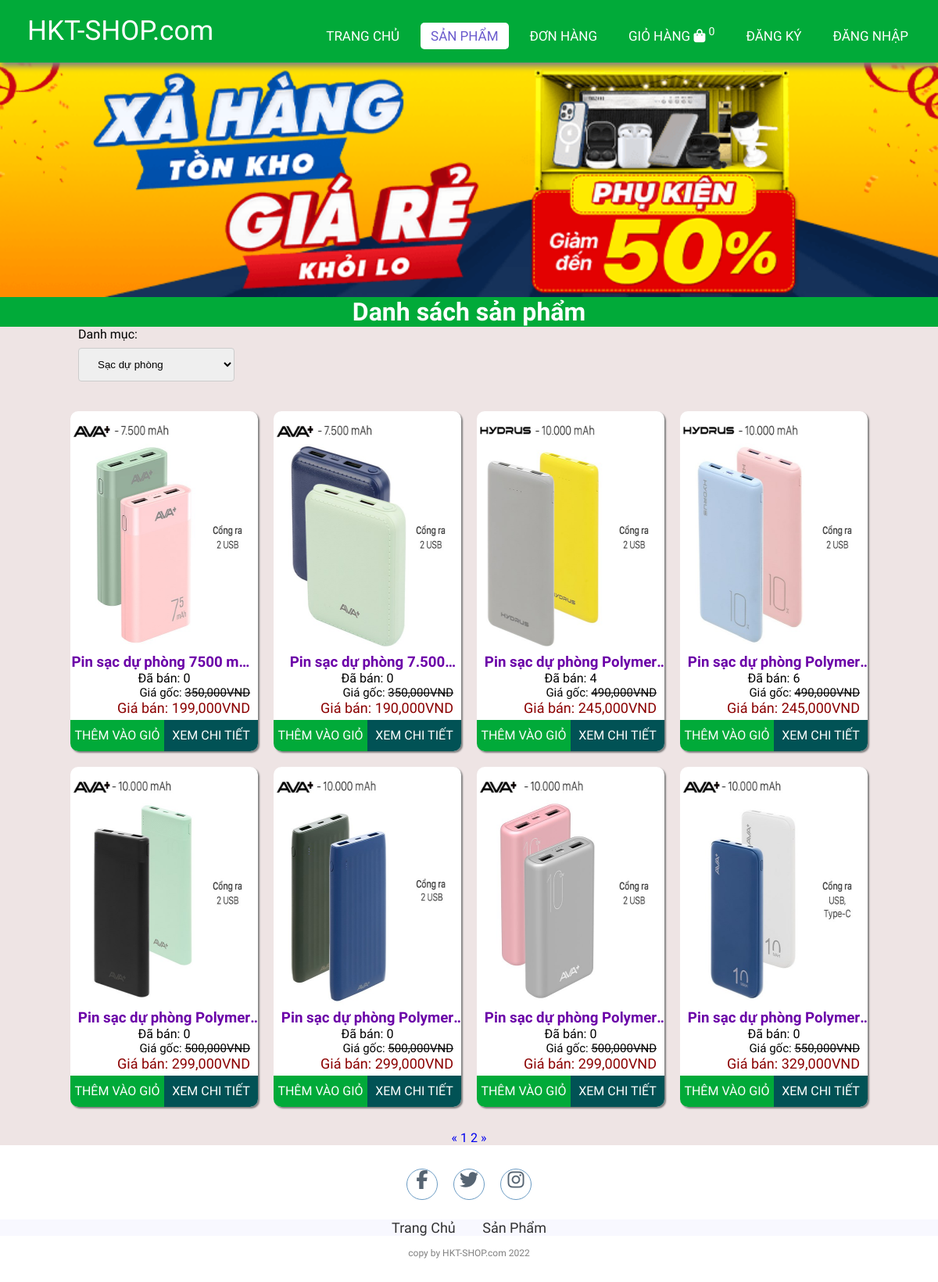
The app's page /productList.php with its own data.
### tables this page shows
CREATE TABLE `products` (
  `id` int(11) NOT NULL,
  `name` varchar(255) NOT NULL,
  `originalPrice` decimal(10,0) NOT NULL,
  `promotionPrice` decimal(10,0) NOT NULL,
  `image` varchar(50) NOT NULL,
  `createdBy` int(11) NOT NULL,
  `createdDate` date NOT NULL,
  `cateId` int(11) NOT NULL,
  `qty` int(11) NOT NULL,
  `des` varchar(1000) NOT NULL,
  `status` tinyint(1) NOT NULL,
  `soldCount` int(11) NOT NULL
);

### lib/database.php (called while the page is built, shortened)
<?php
class Database extends PDO
{
  public $host   = DB_HOST;
  public $user   = DB_USER;
  public $pass   = DB_PASS;
  public $dbname = DB_NAME;
  public $link;
  private function connectDB()
  {
    $this->link = new mysqli(
      $this->host,
      $this->user,
      $this->pass,
      $this->dbname
    );
  }
  public function select($query)
  {
    $result = $this->link->query($query);
    if ($result->num_rows > 0) {
      return $result;
    } else {
      return false;
    }
  }
}

### lib/session.php (called while the page is built, shortened)
<?php
class Session
{
   public static function get($key)
   {
      if (isset($_SESSION[$key])) {
         return $_SESSION[$key];
      } else {
         return false;
      }
   }
}

### classes/cart.php (called while the page is built, shortened)
<?php
$filepath = realpath(dirname(__FILE__));
include_once($filepath . '/../lib/database.php');
include_once($filepath . '/../lib/session.php');
include_once($filepath . '/../classes/product.php');
?>
<?php
class cart
{
    private $db;
    public function __construct()
    {
        $this->db = new Database();
    }
    public function getTotalQtyByUserId()
    {
        $userId = Session::get('userId');
        $query = "SELECT SUM(qty) as total FROM cart WHERE userId = '$userId' ";
        $mysqli_result = $this->db->select($query);
        if ($mysqli_result) {
            $result = mysqli_fetch_all($this->db->select($query), MYSQLI_ASSOC)[0];
            return $result;
        }
        return false;
    }
}
?>

### classes/categories.php (called while the page is built, shortened)
<?php
$filepath = realpath(dirname(__FILE__));
include_once($filepath . '/../lib/database.php');
include_once($filepath . '/../lib/session.php');
?>
<?php
class categories
{
    private $db;
    public function __construct()
    {
        $this->db = new Database();
    }
    public function getAll()
    {
        $query = "SELECT * FROM categories WHERE status = 1";
        $result_mysqli = $this->db->select($query);
        if ($result_mysqli) {
            $result = mysqli_fetch_all($result_mysqli, MYSQLI_ASSOC);
            return $result;
        }
        return false;
    }
}
?>

### classes/product.php (called while the page is built, shortened)
<?php
$filepath = realpath(dirname(__FILE__));
include_once($filepath . '/../lib/database.php');
include_once($filepath . '/../lib/session.php');
?>
<?php
class product
{
    private $db;
    public function __construct()
    {
        $this->db = new Database();
    }
    public function getCountPagingClient($cateId, $row = 8)
    {
        $query = "SELECT COUNT(*) FROM products WHERE cateId = $cateId";
        $mysqli_result = $this->db->select($query);
        if ($mysqli_result) {
            $totalrow = intval((mysqli_fetch_all($mysqli_result, MYSQLI_ASSOC)[0])['COUNT(*)']);
            $result = ceil($totalrow / $row);
            return $result;
        }
        return false;
    }
    public function getProductsByCateId($page = 1, $cateId, $total = 8)
    {
        $tmp = ($page - 1) * $total;
        $query =
            "SELECT *
			 FROM products
			 WHERE status = 1 AND cateId = $cateId
             LIMIT $tmp,$total";
        $mysqli_result = $this->db->select($query);
        if ($mysqli_result) {
            $result = mysqli_fetch_all($mysqli_result, MYSQLI_ASSOC);
            return $result;
        }
        return false;
    }
}
?>

### productList.php (the view, shortened to what this page needs)
<?php
include_once 'lib/session.php';
include_once 'classes/product.php';
include_once 'classes/categories.php';
include_once 'classes/cart.php';
$cart = new cart();
$totalQty = $cart->getTotalQtyByUserId();
$product = new product();
$list = $product->getProductsByCateId((isset($_GET['page']) ? $_GET['page'] : 1), (isset($_GET['cateId']) ? $_GET['cateId'] : 6));
$pageCount = $product->getCountPagingClient((isset($_GET['cateId']) ? $_GET['cateId'] : 6));
$categories = new categories();
$categoriesList = $categories->getAll();
?>
<!DOCTYPE html>
<html lang="en">
<head>
    <link rel="stylesheet" href="./css/style.css">
    <link rel="stylesheet" href="https://cdnjs.cloudflare.com/ajax/libs/font-awesome/5.15.4/css/all.min.css">
</head>
<body>
    <nav>
        <label class="logo">HKT-SHOP.com</label>
        <ul>
            <li><a href="index.php">Trang chủ</a></li>
            <li><a href="productList.php" class="active">Sản phẩm</a></li>
            <li><a href="order.php" id="order">Đơn hàng</a></li>
            <li>
                <a href="checkout.php">
                    Giỏ hàng
                    <i class="fa fa-shopping-bag"></i>
                    <sup class="sumItem">
                        <?= ($totalQty['total']) ? $totalQty['total'] : "0" ?>
                    </sup>
                </a>
            </li>
            <?php
            if (isset($_SESSION['user']) && $_SESSION['user']) { ?>
                <li><a href="info.php" id="signin">Thông tin cá nhân</a></li>
                <li><a href="logout.php" id="signin">Đăng xuất</a></li>
            <?php } else { ?>
                <li><a href="register.php" id="signup">Đăng ký</a></li>
                <li><a href="login.php" id="signin">Đăng nhập</a></li>
            <?php } ?>
        </ul>
    </nav>
        <section class="banner">
        <div class="fadein">
            <?php
            $dir = "./images/slider/";
            $scan_dir = scandir($dir);
            foreach ($scan_dir as $img) :
                if (in_array($img, array('.', '..')))
                    continue;
            ?>
                <img src="<?php echo $dir . $img ?>" alt="<?php echo $img ?>">
            <?php endforeach; ?>
        </div>
    </section>
    <div class="featuredProducts">
        <h1>Danh sách sản phẩm</h1>
    </div>
    <div class="category">
        Danh mục: <select onchange="location = this.value;">
            <?php
            foreach ($categoriesList as $key => $value) {
                if ($value['id'] == $_GET['cateId']) { ?>
                    <option selected value="productList.php?cateId=<?= $value['id'] ?>"><?= $value['name'] ?></option>
                <?php } else { ?>
                    <option value="productList.php?cateId=<?= $value['id'] ?>"><?= $value['name'] ?></option>
                <?php } ?>
            <?php }
            ?>
        </select>
    </div>
    <div class="container" style="grid-template-columns: auto auto auto auto;">
        <?php if ($list) {
            foreach ($list as $key => $value) { ?>
                <div class="card">
                    <div class="imgBx">
                        <a href="detail.php?id=<?= $value['id'] ?>" title="<?= $value['name'] ?>"><img src="admin/uploads/<?= $value['image'] ?>" alt=""></a>
                    </div>
                    <div class="content">
                        <div class="productName">
                            <a href="detail.php?id=<?= $value['id'] ?>" title="<?= $value['name'] ?>">
                                <h3><?= $value['name'] ?></h3>
                            </a>
                        </div>
                        <div>
                            Đã bán: <?= $value['soldCount'] ?>
                        </div>
                        <div class="original-price">
                            <?php
                            if ($value['promotionPrice'] < $value['originalPrice']) { ?>
                                Giá gốc: <del><?= number_format($value['originalPrice'], 0, '', ',') ?>VND</del>
                            <?php } else { ?>
                                <p>.</p>
                            <?php } ?>
                        </div>
                        <div class="price">
                            Giá bán: <?= number_format($value['promotionPrice'], 0, '', ',') ?>VND
                        </div>
                        <div class="action">
                            <a class="add-cart" href="add_cart.php?id=<?= $value['id'] ?>">Thêm vào giỏ</a>
                            <a class="detail" href="detail.php?id=<?= $value['id'] ?>">Xem chi tiết</a>
                        </div>
                    </div>
                </div>
            <?php }
        } else { ?>
            <h3>Không có sản phẩm nào...</h3>
        <?php  }
        ?>
    </div>
    <div class="pagination">
        <a href="productList.php?page=<?= (isset($_GET['page'])) ? (($_GET['page'] <= 1) ? 1 : $_GET['page'] - 1) : 1 ?>&cateId=<?= (isset($_GET['cateId'])) ? $_GET['cateId'] : 2 ?>">&laquo;</a>
        <?php
        for ($i = 1; $i <= $pageCount; $i++) {
            if (isset($_GET['page'])) {
                if ($i == $_GET['page']) { ?>
                    <a class="active" href="productList.php?page=<?= $i ?>&cateId=<?= (isset($_GET['cateId'])) ? $_GET['cateId'] : 2 ?>"><?= $i ?></a>
                <?php } else { ?>
                    <a href="productList.php?page=<?= $i ?>&cateId=<?= (isset($_GET['cateId'])) ? $_GET['cateId'] : 2 ?>"><?= $i ?></a>
                <?php  }
            } else { ?>
                <a href="productList.php?page=<?= $i ?>&cateId=<?= (isset($_GET['cateId'])) ? $_GET['cateId'] : 2 ?>"><?= $i ?></a>
            <?php  } ?>
        <?php }
        ?>
        <a href="productList.php?page=<?= (isset($_GET['page'])) ? $_GET['page'] + 1 : 2 ?>&cateId=<?= (isset($_GET['cateId'])) ? $_GET['cateId'] : 2 ?>">&raquo;</a>
    </div>
    <footer>
        <div class="social">
            <a href="#"><i class="fa fa-facebook" aria-hidden="true"></i></a>
            <a href="#"><i class="fa fa-twitter" aria-hidden="true"></i></a>
            <a href="#"><i class="fa fa-instagram" aria-hidden="true"></i></a>
        </div>
        <ul class="list">
            <li>
                <a href="./">Trang Chủ</a>
            </li>
            <li>
                <a href="productList.php">Sản Phẩm</a>
            </li>
        </ul>
        <p class="copyright">copy by HKT-SHOP.com 2022</p>
    </footer>
</body>
</html>

### css/style.css (style rules this page uses)
:root { --color-primary: #01aa39; --bg-primary: rgb(238, 228, 228); }
* { padding: 0; margin: 0; text-decoration: none; list-style: none; box-sizing: border-box; }
body { font-family: Mitr; background: var(--bg-primary); }
nav { top: 0; background: var(--color-primary); height: 80px; width: 100%; position: fixed; z-index: 9999; box-shadow: 1px 5px 8px gray; }
label.logo { color: white; font-size: 35px; line-height: 80px; padding: 0 35px; }
nav ul { float: right; margin-right: 20px; }
nav ul li { display: inline-block; line-height: 80px; margin: 0 5px; }
nav ul li a { color: white; font-size: 17px; padding: 7px 13px; border-radius: 3px; text-transform: uppercase; border-radius: 5px; transition: 0.5s; }
a.active, a:hover { background: white; color: slateblue; }
.banner { background-size: cover; margin-top: 80px; overflow: hidden; }
.fadein { position: relative; height: 300px; max-width: 1200px; margin: 0 auto; background: #fff; }
.fadein img { position: absolute; width: calc(100%); height: calc(100%); width: 100%; height: 100%; object-fit: cover; }
.featuredProducts { text-align: center; background-color: var(--color-primary); color: white; }
.container { display: flex; position: relative; width: 90%; max-width: 1200px; display: grid; grid-template-columns: auto auto auto auto !important; grid-gap: 20px; padding: 30px; z-index: 0; margin: auto; }
.container .card { width: 100%; background: #fff; border-radius: 10px; box-shadow: 2px 2px 2px gray; }
.container .card .imgBx { position: relative; width: 100%; height: 300px; margin-top: 10px; overflow: hidden; }
.container .card .imgBx img { position: absolute; top: 0; left: 0; width: 100%; height: 100%; transition: 0.5s; }
.container .card .content { text-align: center; }
.productName a { color: #6b00a8; display: -webkit-box; -webkit-line-clamp: 1; -webkit-box-orient: vertical; overflow: hidden; text-overflow: ellipsis; }
.container .card .content .price { text-align: center; color: darkred; margin-right: 10px; text-align: right; font-size: 18px; }
.container .card .content .original-price { text-align: center; margin-right: 10px; text-align: right; font-size: 15px; }
.action { display: flex; height: 40px; line-height: 40px; text-transform: uppercase; margin-top: 5px; }
.action .add-cart { width: 50%; background: var(--color-primary); color: white; border-bottom-left-radius: 10px; font-size: 16px; cursor: pointer; transition: 0.3s; }
.action .detail { width: 50%; background: rgb(1, 82, 85); color: white; border-bottom-right-radius: 10px; font-size: 16px; cursor: pointer; transition: 0.3s; }
footer { padding: 30px 0; background-color: white; }
footer .social { text-align: center; padding-bottom: 25px; color: white; }
footer .social a { color: inherit; font-size: 24px; border: 1px solid steelblue; width: 40px; height: 40px; display: inline-block; text-align: center; border-radius: 50%; margin: 0 8px; transition: 0.5s; background-color: white; color: #2c3e50; opacity: 0.8; }
footer ul { margin-top: 0; padding: 0; list-style: none; font-size: 18px; margin-bottom: 0; text-align: center; }
footer ul a { color: inherit; text-decoration: none; opacity: 0.8; }
footer ul li { display: inline; padding: 0 15px; }
footer .copyright { margin-top: 15px; text-align: center; font-size: 12px; color: gray; }
.list { background-color: ghostwhite; }
input[type=text], input[type=password], input[type=email], input[type=number], textarea, select { width: 100%; padding: 12px 20px; margin: 8px 0; border: 1px solid #ccc; border-radius: 4px; }
del { text-decoration: line-through; }
.category { margin-left: 100px; width: 200px; }
.pagination { text-align: center; }

### records on screen
products: image (picture), name "Pin sạc dự phòng 7500…", soldCount "0", originalPrice "350,000", promotionPrice "199,000"
products: image (picture), name "Pin sạc dự phòng…", soldCount "0", originalPrice "350,000", promotionPrice "190,000"
products: image (picture), name "Pin sạc dự phòng…", soldCount "4", originalPrice "490,000", promotionPrice "245,000"
products: image (picture), name "Pin sạc dự phòng…", soldCount "6", originalPrice "490,000", promotionPrice "245,000"
products: image (picture), name "Pin sạc dự phòng…", soldCount "0", originalPrice "500,000", promotionPrice "299,000"
products: image (picture), name "Pin sạc dự phòng…", soldCount "0", originalPrice "500,000", promotionPrice "299,000"
products: image (picture), name "Pin sạc dự phòng…", soldCount "0", originalPrice "500,000", promotionPrice "299,000"
products: image (picture), name "Pin sạc dự phòng…", soldCount "0", originalPrice "550,000", promotionPrice "329,000"

### other values on screen
form field value "Sạc dự phòng"
